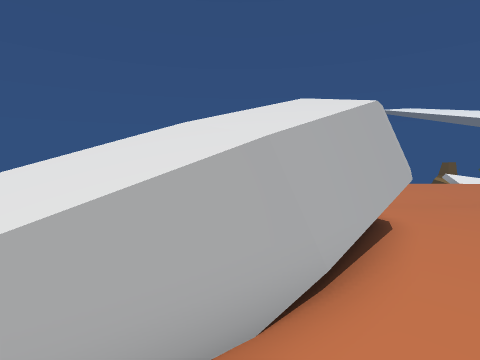
view 1 (above)

16 first-person views from a walk through a scene from a Unity 3-D project. The camera is 1.4 m above the floor, tilts 6° down and sees 85° across. The floor is counted in squares, 1 m on a side. Each view is taken from the middle of a square. On the plan, view 1 faces up. The plan holds only what a view shows up to about 13 squares ahead; the rest is blank. The place goes on beyond the plan.

view 2
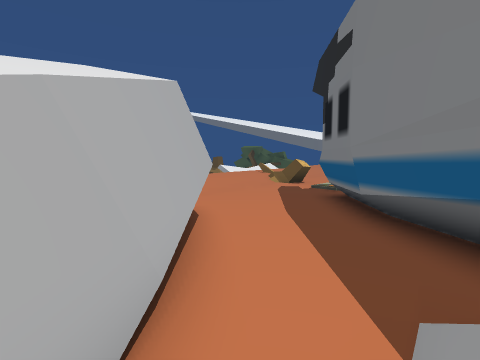

view 3
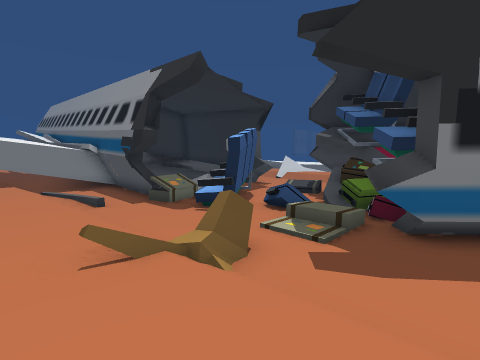

view 4
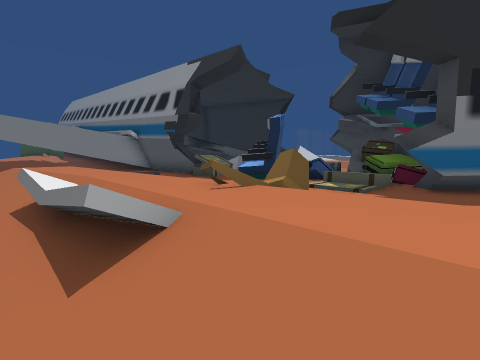

view 5
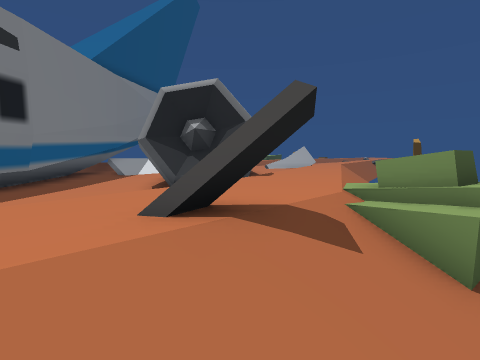

view 6
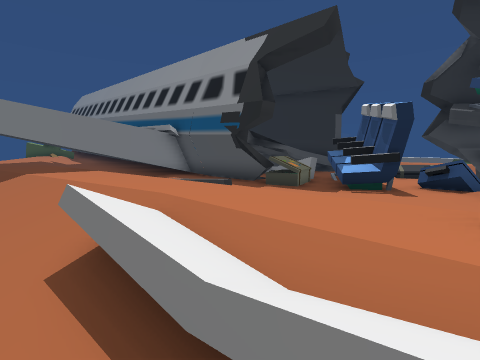

view 7
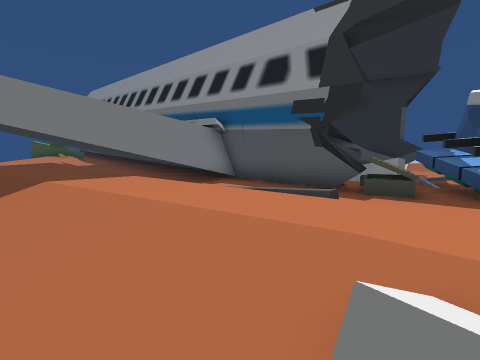

view 8
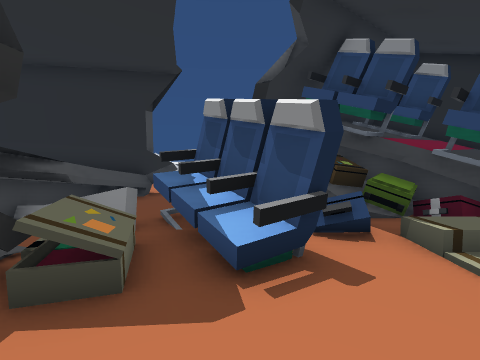

view 9
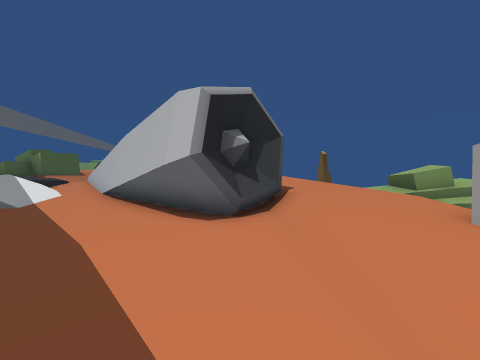

view 10
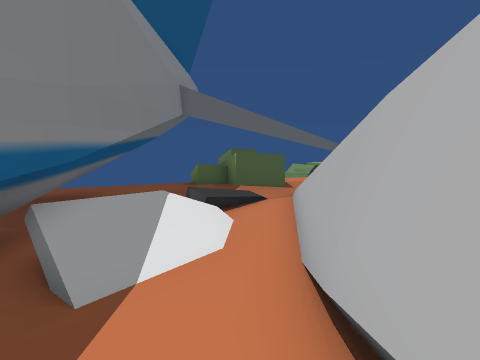

view 11
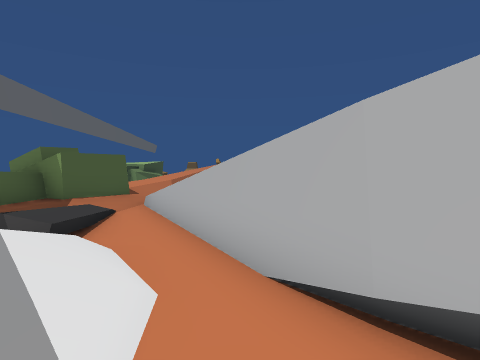

view 12
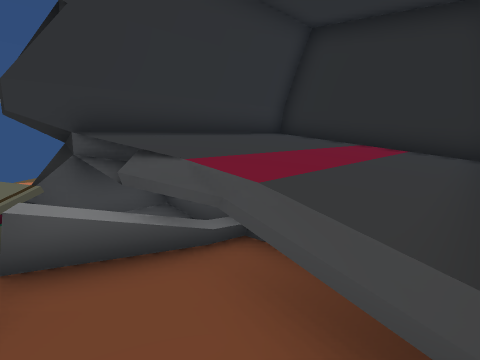

view 13
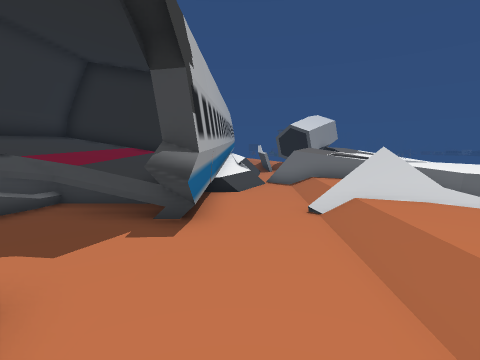

view 14
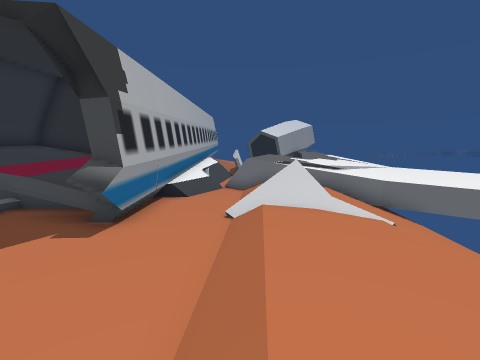

view 15
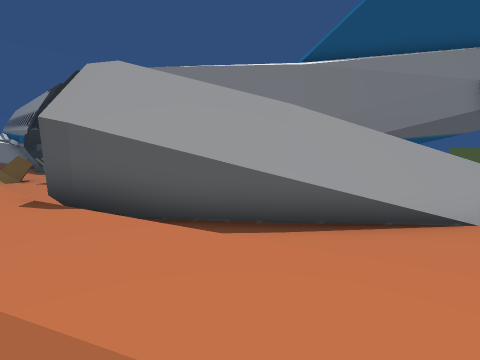

view 16
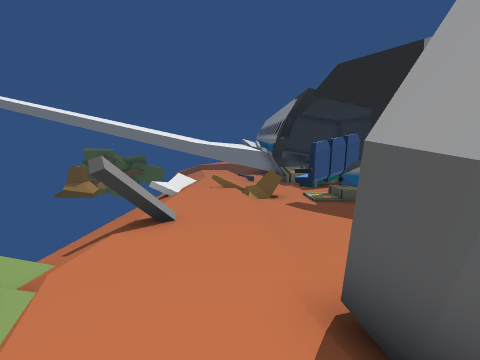

### Floor plan
Key: @ floor where view 1 was taken; # wall or solid block; x gap in a wall; . main floor; : floor 0.25 m higher than the main floor; + floor 1.75 m higher than the main floor; * floor 2 m higher than the main floor; / step, stairs or slope; = window, fence, low wall or low ledge; ^ raised ledge; v drop or lower ground; O other object.
Columns run from 4 left of view 1 to 22 right of it. Each row starts with its distance up from view 1.
 14      =
 13      ^^ #////////////////#
 12      =/://////====//////:#
 11      =::/=/::::::::::::::#
 10    //::::::::::/:::::::::^
  9 ///:::::::::://///////...##
  8 :::::##=......==....//...^#
  7 :://###=#......=....=#####
  6 /..##=###.........O=^#####
  5 ..##==##...##^O/.#^^^^^^^^^
  4 .=#*###...###=//=##^^^^^^^^
  3 ==#+xv...## ##=/..##^x^^^^^
  2 =##==...##   ###......^^^^^
  1   ==.//###    ##=.O...^^^^^
  0 //./@/##       ###...#^^^^#
 -1 ==::  ##      ### ...^#####
 -2 ^^  ###         ..........O
 -3 ^^=##            ..........
 -4 ^   #          / ///////...
 -5                  ::::://:::
 -6                  :::::/v  ^
 -7                   ///:::::^
 -8                    //////^^
 -9                     ////#^^
-10                         ^^^
-11                        ^^^^
-12                         ^^^

Positions as (right, up) in squares from view 1, and headings:
1: (0, 0), facing up
2: (0, 1), facing up-right
3: (7, 11), facing down-right
4: (7, 13), facing down-right
5: (7, 13), facing down-left
6: (11, 13), facing down-right
7: (14, 13), facing down-right
8: (14, 9), facing down
9: (9, 7), facing left
10: (3, 4), facing down-left
11: (3, 2), facing left
12: (16, 0), facing up-right
13: (12, -2), facing right
14: (11, -4), facing right
15: (-4, 9), facing down-right
16: (0, 9), facing right
